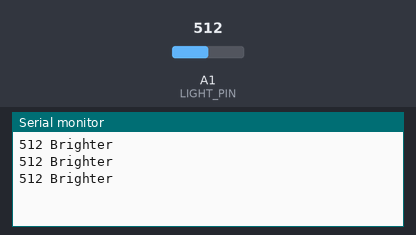
Simulated run of this sketch. Board: Arduino Uno, built with avr-gcc and run on an emulated ATmega328P. On the bench: the last lines printed to the serial monitor. Inputs (shaded band) come from the test bench; at power-on: A1 (LIGHT_PIN) = 512.

Above: at 1.3 s.
1.4 s: A1 (LIGHT_PIN) set to 489
At 1.9 s:
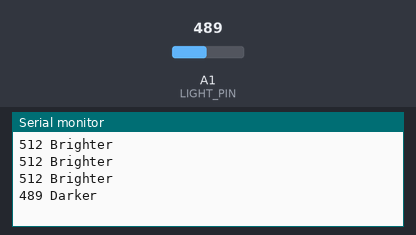
3.5 s: A1 (LIGHT_PIN) set to 510
At 3.9 s:
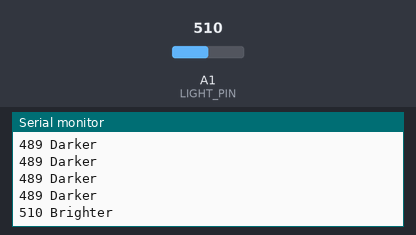

The sketch:

Challenge02_LabelLight.ino
```cpp
// Complete example solution for Lesson04, challenge 02.
const int LIGHT_PIN = A1;
void setup() {
  Serial.begin(9600);
}
void loop() {
  int reading = analogRead(LIGHT_PIN);
  Serial.print(reading);
  Serial.print(" ");
  Serial.println(reading < 500 ? "Darker" : "Brighter");
  delay(500);
}
```

Measured:
- the behaviour switches between 500 and 499 on A1 (LIGHT_PIN) (found by bisection; images 0 and 1)
- after the input at 1.4 s, the serial monitor: prints a new line after 0.10 s (image 1)
- after the input at 3.5 s, the serial monitor: prints a new line at once (image 2)
